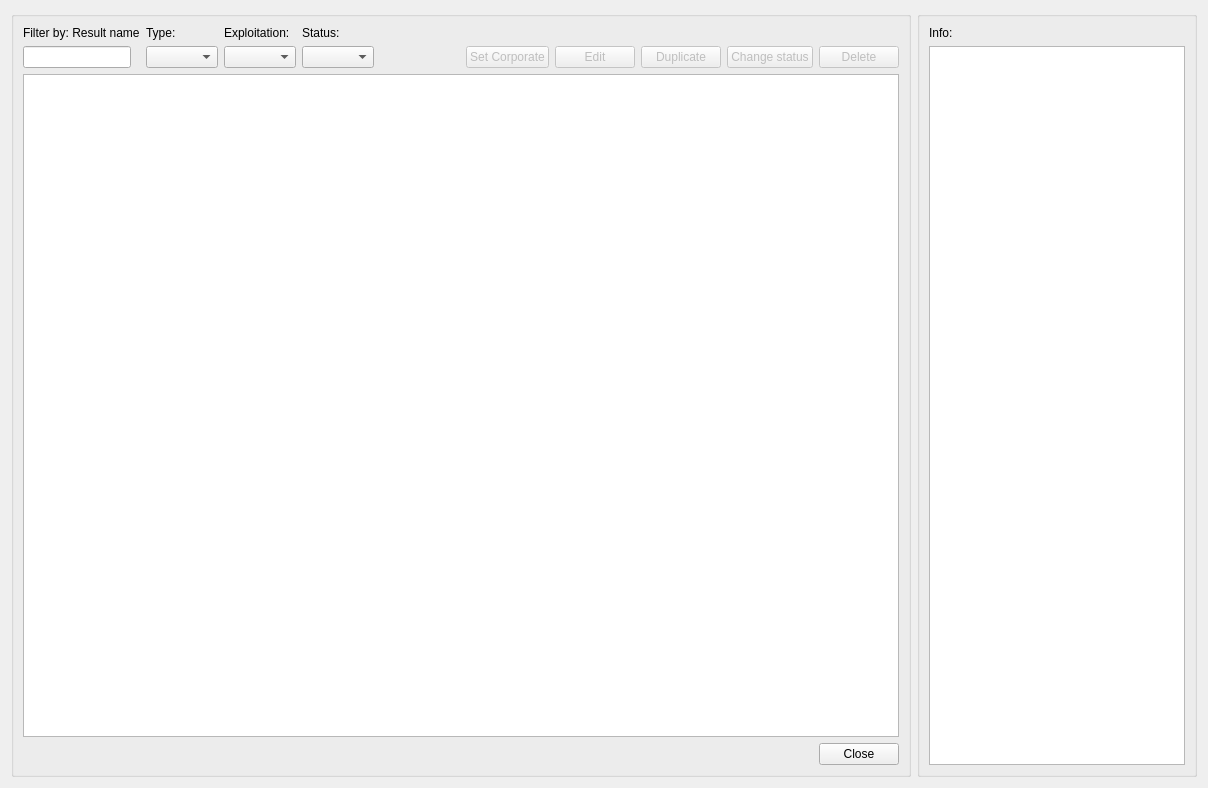
<?xml version="1.0" encoding="UTF-8"?>
<ui version="4.0">
 <class>dlg_priority_manager</class>
 <widget class="QDialog" name="dlg_priority_manager">
  <property name="geometry">
   <rect>
    <x>0</x>
    <y>0</y>
    <width>1185</width>
    <height>788</height>
   </rect>
  </property>
  <property name="windowTitle">
   <string>Results Manager</string>
  </property>
  <layout class="QGridLayout" name="verticalLayout_4">
   <item row="0" column="1">
    <widget class="QGroupBox" name="groupBox_2">
     <property name="sizePolicy">
      <sizepolicy hsizetype="Fixed" vsizetype="Preferred">
       <horstretch>0</horstretch>
       <verstretch>0</verstretch>
      </sizepolicy>
     </property>
     <property name="title">
      <string/>
     </property>
     <layout class="QGridLayout" name="gridLayout">
      <item row="0" column="0">
       <widget class="QLabel" name="lbl_info">
        <property name="text">
         <string>Info:</string>
        </property>
       </widget>
      </item>
      <item row="1" column="0">
       <widget class="QTextEdit" name="tab_log_txt_infolog">
        <property name="sizePolicy">
         <sizepolicy hsizetype="Maximum" vsizetype="Expanding">
          <horstretch>0</horstretch>
          <verstretch>0</verstretch>
         </sizepolicy>
        </property>
        <property name="font">
         <font>
          <family>Courier New</family>
          <pointsize>10</pointsize>
         </font>
        </property>
        <property name="readOnly">
         <bool>true</bool>
        </property>
       </widget>
      </item>
     </layout>
    </widget>
   </item>
   <item row="0" column="0">
    <widget class="QGroupBox" name="groupBox">
     <property name="sizePolicy">
      <sizepolicy hsizetype="MinimumExpanding" vsizetype="Preferred">
       <horstretch>0</horstretch>
       <verstretch>0</verstretch>
      </sizepolicy>
     </property>
     <property name="title">
      <string/>
     </property>
     <layout class="QGridLayout" name="verticalLayout_3">
      <item row="0" column="0">
       <widget class="QLabel" name="lbl_filter">
        <property name="text">
         <string>Filter by: Result name</string>
        </property>
       </widget>
      </item>
      <item row="0" column="1">
       <widget class="QLabel" name="lbl_type">
        <property name="text">
         <string>Type:</string>
        </property>
       </widget>
      </item>
      <item row="0" column="2">
       <widget class="QLabel" name="lbl_expl">
        <property name="text">
         <string>Exploitation:</string>
        </property>
       </widget>
      </item>
      <item row="0" column="3">
       <widget class="QLabel" name="lbl_status">
        <property name="text">
         <string>Status:</string>
        </property>
       </widget>
      </item>
      <item row="1" column="0">
       <widget class="QLineEdit" name="txt_name">
        <property name="sizePolicy">
         <sizepolicy hsizetype="Fixed" vsizetype="Fixed">
          <horstretch>0</horstretch>
          <verstretch>0</verstretch>
         </sizepolicy>
        </property>
       </widget>
      </item>
      <item row="1" column="1">
       <widget class="QComboBox" name="cmb_type"/>
      </item>
      <item row="1" column="2">
       <widget class="QComboBox" name="cmb_expl"/>
      </item>
      <item row="1" column="3">
       <widget class="QComboBox" name="cmb_status"/>
      </item>
      <item row="1" column="4">
       <spacer name="horizontalSpacer_2">
        <property name="orientation">
         <enum>Qt::Horizontal</enum>
        </property>
        <property name="sizeHint" stdset="0">
         <size>
          <width>80</width>
          <height>20</height>
         </size>
        </property>
       </spacer>
      </item>
      <item row="1" column="5">
       <widget class="QPushButton" name="btn_corporate">
        <property name="enabled">
         <bool>false</bool>
        </property>
        <property name="sizePolicy">
         <sizepolicy hsizetype="Fixed" vsizetype="Fixed">
          <horstretch>0</horstretch>
          <verstretch>0</verstretch>
         </sizepolicy>
        </property>
        <property name="text">
         <string>Set Corporate</string>
        </property>
       </widget>
      </item>
      <item row="1" column="6">
       <widget class="QPushButton" name="btn_edit">
        <property name="enabled">
         <bool>false</bool>
        </property>
        <property name="sizePolicy">
         <sizepolicy hsizetype="Fixed" vsizetype="Fixed">
          <horstretch>0</horstretch>
          <verstretch>0</verstretch>
         </sizepolicy>
        </property>
        <property name="text">
         <string>Edit</string>
        </property>
       </widget>
      </item>
      <item row="1" column="7">
       <widget class="QPushButton" name="btn_duplicate">
        <property name="enabled">
         <bool>false</bool>
        </property>
        <property name="sizePolicy">
         <sizepolicy hsizetype="Fixed" vsizetype="Fixed">
          <horstretch>0</horstretch>
          <verstretch>0</verstretch>
         </sizepolicy>
        </property>
        <property name="text">
         <string>Duplicate</string>
        </property>
       </widget>
      </item>
      <item row="1" column="8">
       <widget class="QPushButton" name="btn_status">
        <property name="enabled">
         <bool>false</bool>
        </property>
        <property name="sizePolicy">
         <sizepolicy hsizetype="Fixed" vsizetype="Fixed">
          <horstretch>0</horstretch>
          <verstretch>0</verstretch>
         </sizepolicy>
        </property>
        <property name="text">
         <string>Change status</string>
        </property>
       </widget>
      </item>
      <item row="1" column="9">
       <widget class="QPushButton" name="btn_delete">
        <property name="enabled">
         <bool>false</bool>
        </property>
        <property name="sizePolicy">
         <sizepolicy hsizetype="Fixed" vsizetype="Fixed">
          <horstretch>0</horstretch>
          <verstretch>0</verstretch>
         </sizepolicy>
        </property>
        <property name="text">
         <string>Delete</string>
        </property>
       </widget>
      </item>
      <item row="2" column="0" colspan="10">
       <widget class="QTableView" name="tbl_results">
        <property name="selectionMode">
         <enum>QAbstractItemView::SingleSelection</enum>
        </property>
       </widget>
      </item>
      <item row="3" column="0" colspan="10">
       <layout class="QGridLayout" name="lyt_buttons">
        <property name="topMargin">
         <number>0</number>
        </property>
        <item row="0" column="0">
         <spacer name="horizontalSpacer">
          <property name="orientation">
           <enum>Qt::Horizontal</enum>
          </property>
          <property name="sizeHint" stdset="0">
           <size>
            <width>40</width>
            <height>20</height>
           </size>
          </property>
         </spacer>
        </item>
        <item row="0" column="1">
         <widget class="QPushButton" name="btn_close">
          <property name="text">
           <string>Close</string>
          </property>
         </widget>
        </item>
       </layout>
      </item>
     </layout>
    </widget>
   </item>
  </layout>
 </widget>
 <tabstops>
  <tabstop>txt_name</tabstop>
  <tabstop>cmb_type</tabstop>
  <tabstop>cmb_expl</tabstop>
  <tabstop>cmb_status</tabstop>
  <tabstop>btn_corporate</tabstop>
  <tabstop>btn_edit</tabstop>
  <tabstop>btn_duplicate</tabstop>
  <tabstop>btn_status</tabstop>
  <tabstop>btn_delete</tabstop>
  <tabstop>tbl_results</tabstop>
  <tabstop>tab_log_txt_infolog</tabstop>
  <tabstop>btn_close</tabstop>
 </tabstops>
 <resources/>
 <connections/>
</ui>
